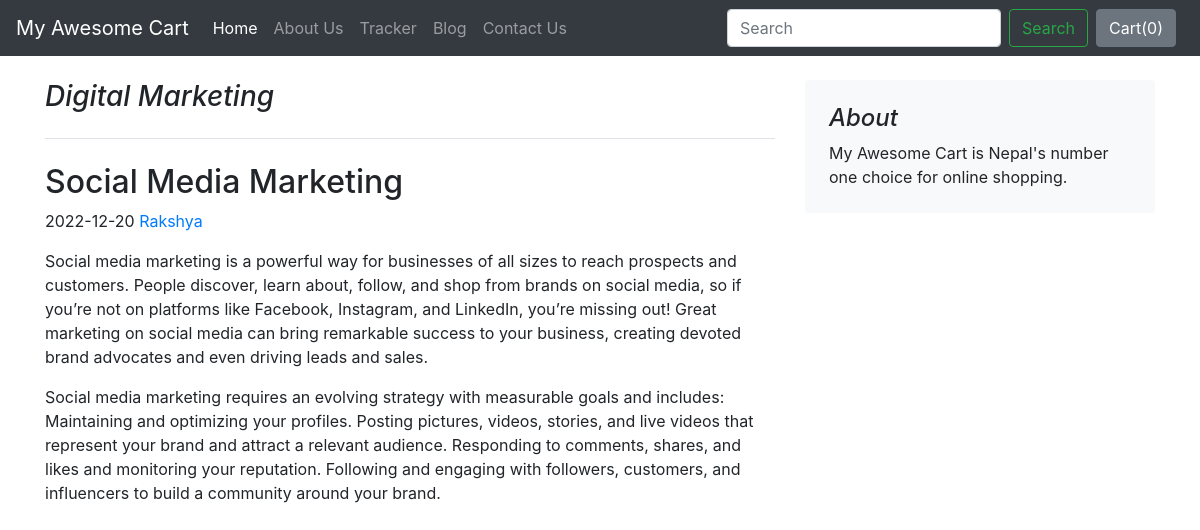
The page /blog/blogpost/1 on the database its author committed.
### blog/models.py (models this page shows)
class BlogPost(models.Model):
    post_id=models.AutoField(primary_key=True)
    title=models.CharField(max_length=50)
    head0=models.CharField(max_length=500,default="")
    chead0=models.CharField(max_length=5000,default="")
    chead1=models.CharField(max_length=5000,default="")
    pub_date=models.DateField(default=date.today)
    thumbnail=models.ImageField(upload_to='shop/images',default="")
    def __str__(self):
        return self.title

### blog/views.py (the view)
# urls.py: path('blogpost/<int:id>', views.blogpost , name="blogPost")
def blogpost(request,id):
    post=BlogPost.objects.filter(post_id=id)[0] #we need first post so [0]
    print(post)
    return render(request,'blog/blogpost.html',{'post':post})

### blog/templates/blog/blogpost.html (shortened to what this page needs)
{% extends 'blog/basic.html' %}
{% block body %}
<div class="container">
    <div class="row mt-4">
        <div class="col-md-8 blog-main">
            <h3 class="pb-4 mb-4 font-italic border-bottom">
                {{post.title}}
            </h3>
            <div class="blog-post">
                <h2 class="blog-post-title">{{post.head0}}</h2>
                <p class="blog-post-meta">2022-12-20 <a href="#">Rakshya</a></p>
                <p>{{post.chead0}}</p>
                <p>{{post.chead1}}</p>
            </div>
        </div>
        <aside class="col-md-4 blog-sidebar">
            <div class="p-4 mb-3 bg-light rounded">
                <h4 class="font-italic">About</h4>
                <p class="mb-0">My Awesome Cart is Nepal's number one choice for online shopping.</p>
            </div>
        </aside>
    </div>
</div>
{% endblock %}

### rows shown on the page
BlogPost: title "Digital Marketing", head0 "Social Media Marketing", chead0 "Social media marketing is a powerful way for businesses of all sizes to reach prospects and customers. People discover, learn about, follow, and shop from brands on social media, so if you’re not on platforms like Facebook, Instagram, and LinkedIn, you’re missing out! Great marketing on social media can bring remarkable success to your business, creating devoted brand advocates and even driving leads and sales.", chead1 "Social media marketing requires an evolving strategy with measurable goals and includes: Maintaining and optimizing your profiles. Posting pictures, videos, stories, and live videos that represent your brand and attract a relevant audience. Responding to comments, shares, and likes and monitoring your reputation. Following and engaging with followers, customers, and influencers to build a community around your brand."
